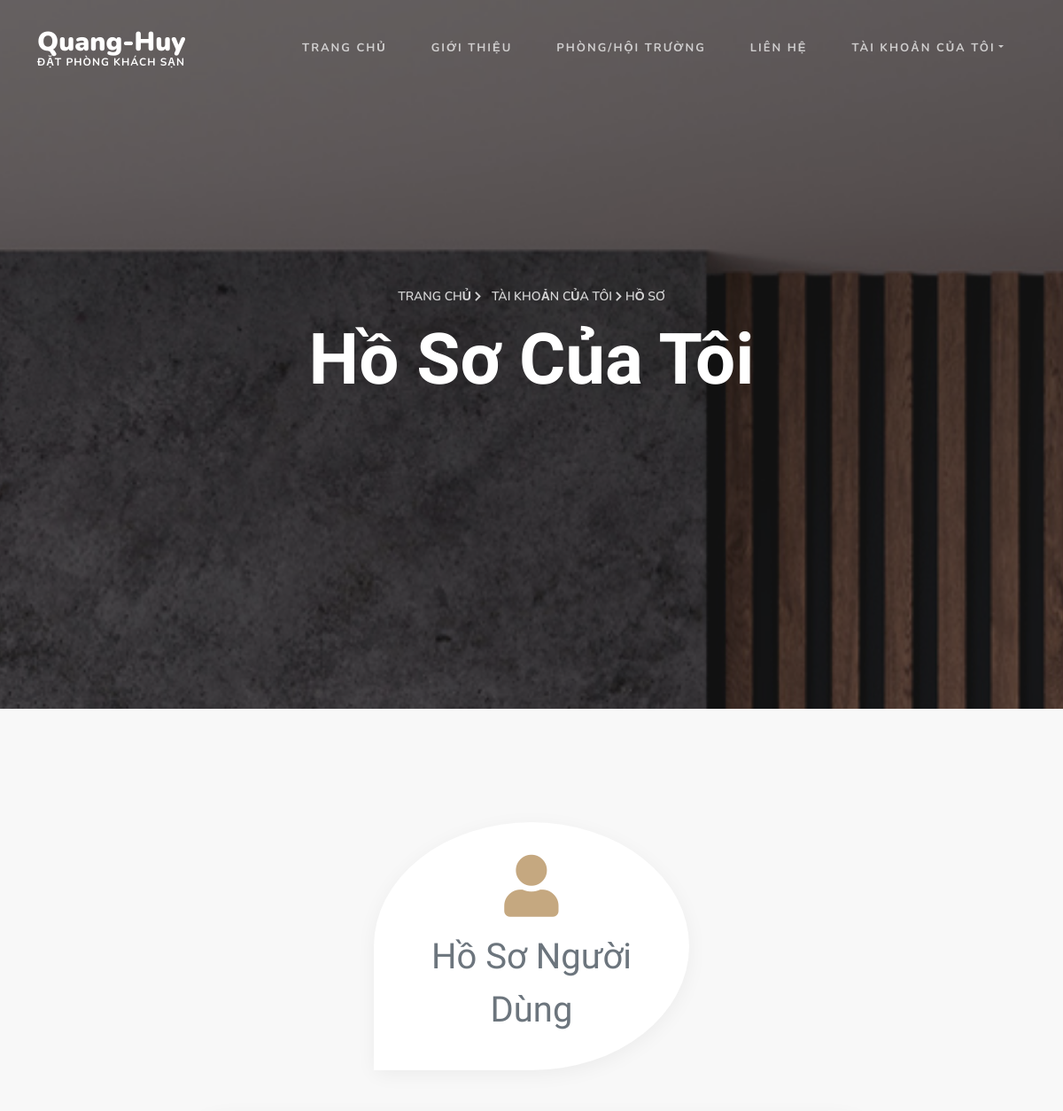
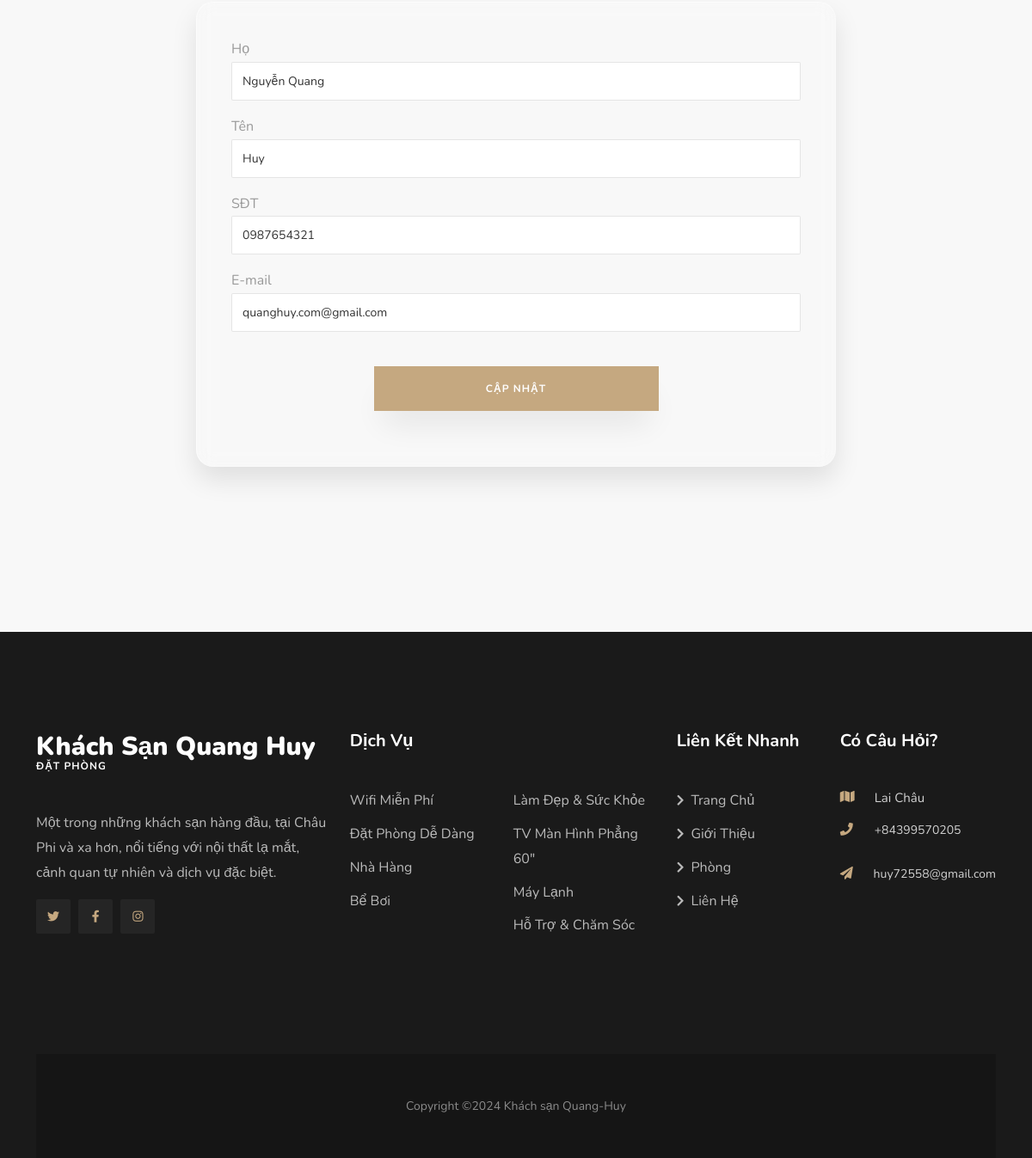
Screenshot of /users/profile.php (signed in) with the database file from the repository (2 pictures, top to bottom).
### tables this page shows
CREATE TABLE `users` (
  `id` int(11) NOT NULL,
  `first_name` varchar(255) NOT NULL,
  `last_name` varchar(255) NOT NULL,
  `mobile_number` varchar(255) NOT NULL,
  `gender` varchar(255) NOT NULL,
  `email` varchar(255) NOT NULL,
  `password` varchar(255) NOT NULL,
  `date_of_reg` varchar(255) NOT NULL,
  `status` varchar(255) NOT NULL DEFAULT 'Hoạt động',
  `role` varchar(255) NOT NULL DEFAULT 'Khách hàng'
);

### helper/functions.php (called while the page is built, shortened)
<?php
function getUserProfile($db) {
    $id= $_SESSION['id'];
    $sql = "SELECT * FROM users WHERE id = '$id'";
    $res = $db->query($sql);
    return $res;
}
?>

### users/profile.php (the view, shortened to what this page needs)
<!DOCTYPE html>
<html lang="vi">
<?php
include_once("../helper/functions.php");
include_once("../includes/head.php");
?>
<body>
<?php
  include_once("../includes/home_navbar.php");
?>
<section class="hero-wrap" style="background-image: url('../assets/images/banner-slider-1.jpg');">
<div class="overlay"></div>
<div class="container">
<div class="row no-gutters slider-text align-items-center justify-content-center">
<div class="col-lg-10 text-center">
    <p class="breadcrumbs"><span class="me-2"><a href="../default/home.php">Trang Chủ <i class="fa fa-chevron-right"></i></a></span> <span>Tài Khoản Của Tôi <i class="fa fa-chevron-right"></i></span> <span> Hồ Sơ</span></p>
<h1 class="mb-4">Hồ Sơ Của Tôi</h1>
</div>
</div>
</div>
</section>
    <section class="ftco-section bg-light justify-content-center">
<div class="container">
<div class="row justify-content-center mb-4">
    <div class="col-md-3 col-xl-4 text-center d-flex align-items-stretch" data-aos="fade-up" data-aos-delay="200" data-aos-duration="1000">
<div class="services">
<div class="icon"><span class="fa fa-user"></span></div>
    <div class="text">
<h1 class="text-muted">Hồ Sơ Người Dùng</h1>
</div>
        </div>
    </div>
    </div>
    <div class="row justify-content-center my-4">
<div class="col-md-12">
<div class="wrapper justify-content-center">
<div class="row g-0 justify-content-center">
<div class="col-lg-8 justify-content-center">
    <div id="form-holder">
        <?php
        $rows = getUserProfile($db);
        ?>
    <form method="post" action="<?php echo $_SERVER['PHP_SELF']; ?>">
        <?php while($row = mysqli_fetch_assoc($rows)): ?>
        <div class="form-group mb-3">
        <label for="firstname">Họ</label>
        <input type="text" class="form-control" id="firstname" value="<?php echo $row['first_name']; ?>"  name="firstname" autocapitalize="words" required/>
        </div>
        <div class="form-group mb-3">
        <label for="lastname">Tên</label>
        <input type="text" class="form-control" id="lastname" value="<?php echo $row['last_name']; ?>" name="lastname" autocapitalize="words" required/>
        </div>
        <div class="form-group mb-3">
        <label for="number">SĐT</label>
        <input type="number" class="form-control" id="number" value="<?php echo $row['mobile_number']; ?>"  name="number" required/>
        </div>
        <div class="form-group mb-3">
        <label for="email">E-mail</label>
        <input type="email" class="form-control" id="email" value="<?php echo $row['email']; ?>"  name="email" required/>
        </div>
        <?php endwhile; ?>
        <button type="submit" name="update" class="btn btn-primary p-4 py-3 my-4" style="width:50%; margin-left:25%">CẬP NHẬT</button>
        </form>
    </div>
    </div>
    </div>
    </div>
        </div>
    </div>
        </div>
    </section>
    <?php
    include_once("../includes/footer.php");
    ?>
    </body>
</html>

### users/profile.php (style rules this page uses)
#form-holder { box-shadow: 0 15px 30px rgba(0,0,0,0.1); border-radius: 20px; backdrop-filter: blur(10px); border: 1px solid rgba(255,255,255,0.25); border-top: 1px solid rgba(255,255,255,0.5); border-left: 1px solid rgba(255,255,255,0.5); padding: 40px; background: none; margin-bottom: 40px !important; }

### rows the page displays
users: firstname "Nguyễn Quang", lastname "Huy", number "0987654321", email "quanghuy.com@gmail.com"
